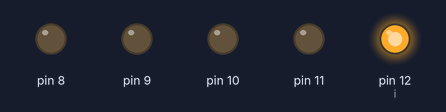
A sketch run on a simulated Arduino Uno, built with avr-gcc and run on an emulated ATmega328P. Shown: output pins drawn as LEDs (lit = HIGH).

Above: at 0.1 s.
At 0.5 s:
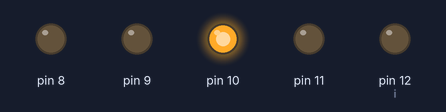
At 0.9 s:
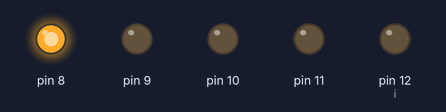
At 1.3 s:
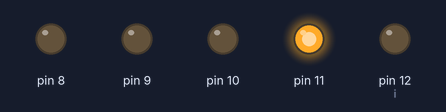
At 2.7 s:
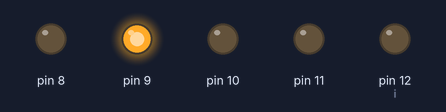
Timing chart, 0 to 3.0 s (numbered marks = the images above):
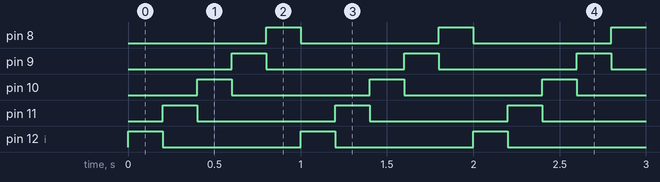

The sketch:

aisehi.ino
```cpp
void setup() {
  // put your setup code here, to run once:
int i=12;
for(i;i>7;i--)
{
  pinMode(i,OUTPUT);
}

}

void loop() {
  // put your main code here, to run repeatedly:
int i=12;
for(i;i>7;i--)
{
digitalWrite(i,HIGH);
delay(200);
digitalWrite(i,LOW);
}
}
```

Measured:
- by itself, pin 8–11, pin 12 (i): alternates HIGH for 0.20 s and LOW for 0.80 s
- by itself, everything shown: repeats every 1.0 s, in 5 steps
